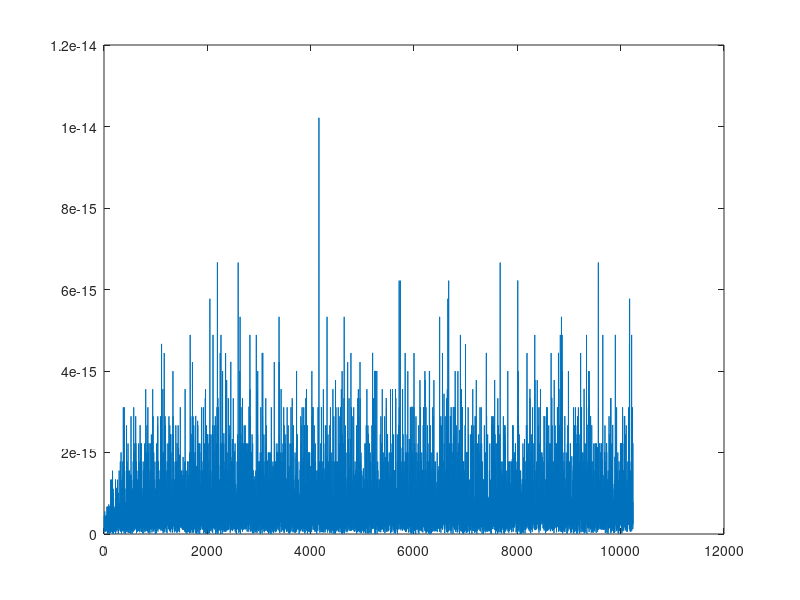

Reproduce this figure in MATLAB.
clear all

load('wo.mat');
plot(wo);

L = 512;
h = wo(1:L);
s = randn(L*20,1);

M = 128;
x = conv(s,h);
plot(x);

%% method 1
W = zeros(2*M,L/M);
for i = 1:L/M
    tmp = h((i-1)*M+1:i*M);
    W(1:M,i) = tmp;
    W(:,i) = fft(W(:,i));
end
n_blocks = length(s)/M;
Y = zeros(2*M,L/M);
in = zeros(2*M,1);
y = zeros(length(s),1);
for frame_n = 1:n_blocks
    in = zeros(2*M,1);
    in(1:M) = s((frame_n-1)*M+1:frame_n*M);
    S = fft(in);
    Y = [S,Y(:,1:end-1)];
    tmp = sum(Y.*W,2);
    tmp = ifft(tmp);
    if frame_n == 1
        y((frame_n-1)*M+1:frame_n*M) = tmp(1:M);
    else
        y((frame_n-1)*M+1:frame_n*M) = old+tmp(1:M);
    end
    old = tmp(M+1:end);
end

%%  method 2 
% W = zeros(2*M,L/M);
% for i = 1:L/M
%     tmp = h((i-1)*M+1:i*M);
%     W(1:M,i) = tmp;
%     W(:,i) = fft(W(:,i));
% end
% 
% n_blocks = length(s)/M;
% Y = zeros(2*M,L/M);
% in = zeros(2*M,1);
% y = zeros(length(s),1);
% for frame_n = 1:n_blocks
%     in(M+1:end) = s((frame_n-1)*M+1:frame_n*M);
%     S = fft(in);
%     Y = [S,Y(:,1:end-1)];
%     tmp = sum(Y.*W,2);
%     tmp = ifft(tmp);
%     y((frame_n-1)*M+1:frame_n*M) = tmp(M+1:end);
%     
%     in(1:M) = s((frame_n-1)*M+1:frame_n*M);
% end
%%

for i = 1:length(s)
    e(i) = sum(abs(x(i)-y(i)));
end
plot(e)
    
        

